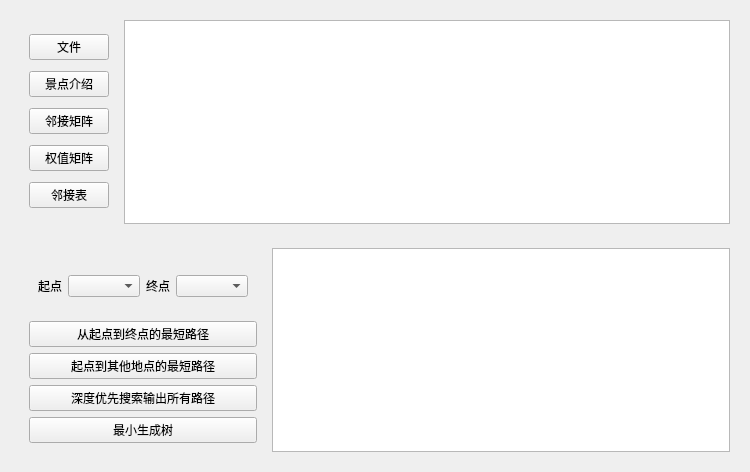
<?xml version="1.0" encoding="UTF-8"?>
<ui version="4.0">
 <class>Widget</class>
 <widget class="QWidget" name="Widget">
  <property name="geometry">
   <rect>
    <x>0</x>
    <y>0</y>
    <width>750</width>
    <height>472</height>
   </rect>
  </property>
  <property name="windowTitle">
   <string>Widget</string>
  </property>
  <property name="windowIcon">
   <iconset resource="Icon.qrc">
    <normaloff>:/Icon/Icon/indicate.ico</normaloff>:/Icon/Icon/indicate.ico</iconset>
  </property>
  <layout class="QVBoxLayout" name="verticalLayout_3">
   <item>
    <widget class="QWidget" name="widget_3" native="true">
     <layout class="QHBoxLayout" name="horizontalLayout_3">
      <item>
       <widget class="QWidget" name="widget" native="true">
        <layout class="QVBoxLayout" name="verticalLayout">
         <item>
          <widget class="QPushButton" name="pushButton_8">
           <property name="text">
            <string>文件</string>
           </property>
          </widget>
         </item>
         <item>
          <widget class="QPushButton" name="pushButton_4">
           <property name="text">
            <string>景点介绍</string>
           </property>
          </widget>
         </item>
         <item>
          <widget class="QPushButton" name="pushButton">
           <property name="text">
            <string>邻接矩阵</string>
           </property>
          </widget>
         </item>
         <item>
          <widget class="QPushButton" name="pushButton_2">
           <property name="text">
            <string>权值矩阵</string>
           </property>
          </widget>
         </item>
         <item>
          <widget class="QPushButton" name="pushButton_3">
           <property name="text">
            <string>邻接表</string>
           </property>
          </widget>
         </item>
        </layout>
       </widget>
      </item>
      <item>
       <widget class="QTextBrowser" name="textBrowser"/>
      </item>
     </layout>
    </widget>
   </item>
   <item>
    <widget class="QWidget" name="widget_5" native="true">
     <layout class="QHBoxLayout" name="horizontalLayout_2">
      <item>
       <widget class="QWidget" name="widget_4" native="true">
        <layout class="QVBoxLayout" name="verticalLayout_2">
         <item>
          <widget class="QWidget" name="widget_2" native="true">
           <layout class="QHBoxLayout" name="horizontalLayout">
            <item>
             <widget class="QLabel" name="label">
              <property name="text">
               <string>起点</string>
              </property>
             </widget>
            </item>
            <item>
             <widget class="QComboBox" name="comboBox"/>
            </item>
            <item>
             <widget class="QLabel" name="label_2">
              <property name="text">
               <string>终点</string>
              </property>
             </widget>
            </item>
            <item>
             <widget class="QComboBox" name="comboBox_2"/>
            </item>
           </layout>
          </widget>
         </item>
         <item>
          <widget class="QPushButton" name="pushButton_9">
           <property name="text">
            <string>从起点到终点的最短路径</string>
           </property>
          </widget>
         </item>
         <item>
          <widget class="QPushButton" name="pushButton_7">
           <property name="text">
            <string>起点到其他地点的最短路径</string>
           </property>
          </widget>
         </item>
         <item>
          <widget class="QPushButton" name="pushButton_6">
           <property name="text">
            <string>深度优先搜索输出所有路径</string>
           </property>
          </widget>
         </item>
         <item>
          <widget class="QPushButton" name="pushButton_5">
           <property name="text">
            <string>最小生成树</string>
           </property>
          </widget>
         </item>
        </layout>
       </widget>
      </item>
      <item>
       <widget class="QTextBrowser" name="textBrowser_2"/>
      </item>
     </layout>
    </widget>
   </item>
  </layout>
 </widget>
 <resources>
  <include location="Icon.qrc"/>
 </resources>
 <connections/>
</ui>
